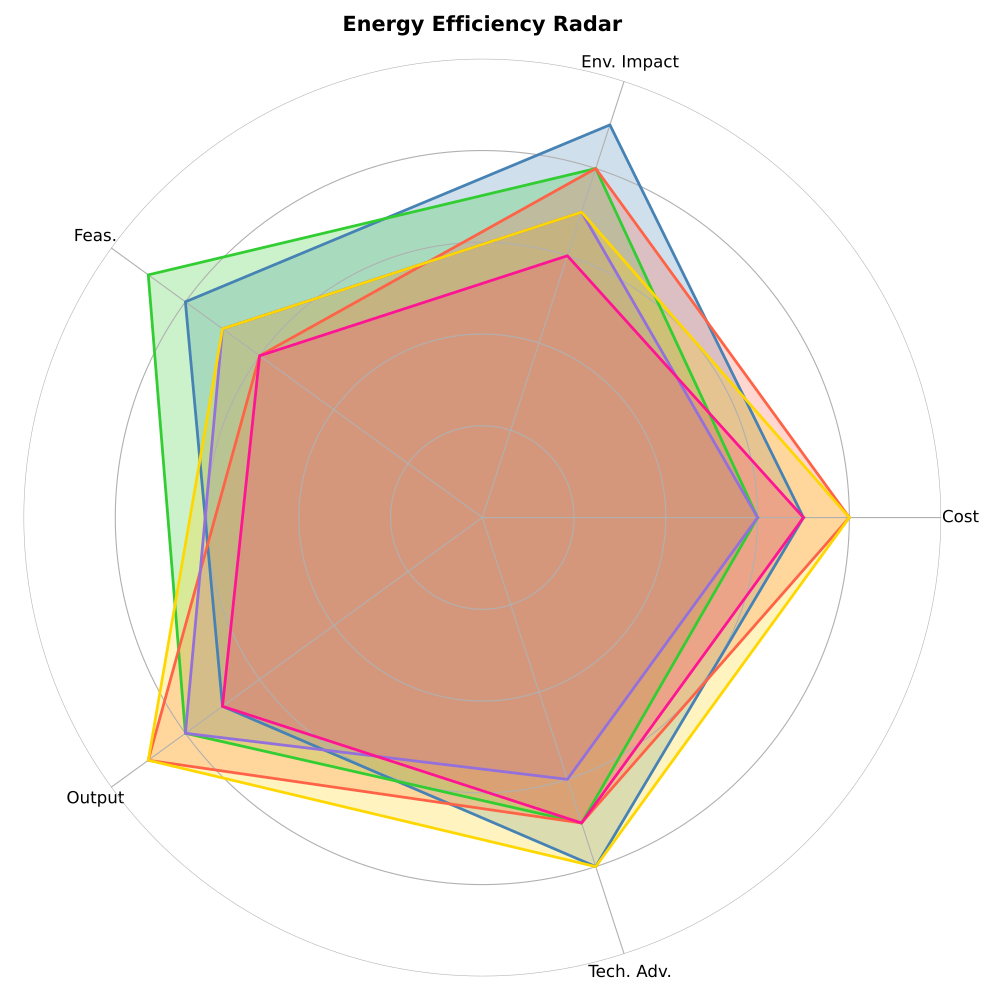

Here is the Python script that generated this plot:
import matplotlib.pyplot as plt
import numpy as np

categories = ['Cost', 'Env. Impact', 'Feas.', 'Output', 'Tech. Adv.']

solar_data = [7, 9, 8, 7, 8]
wind_data = [6, 8, 9, 8, 7]
hydro_data = [8, 8, 6, 9, 7]
geothermal_data = [6, 7, 7, 8, 6]
biomass_data = [7, 6, 6, 7, 7]
nuclear_data = [8, 7, 7, 9, 8]

labels = np.array(categories)

data_entries = {
    'Solar': np.array(solar_data + [solar_data[0]]),
    'Wind': np.array(wind_data + [wind_data[0]]),
    'Hydro': np.array(hydro_data + [hydro_data[0]]),
    'Geothermal': np.array(geothermal_data + [geothermal_data[0]]),
    'Biomass': np.array(biomass_data + [biomass_data[0]]),
    'Nuclear': np.array(nuclear_data + [nuclear_data[0]])
}

angles = np.linspace(0, 2 * np.pi, len(categories), endpoint=False).tolist()
angles += angles[:1]

colors = ['#4682B4', '#32CD32', '#FF6347', '#9370DB', '#FF1493', '#FFD700']

fig, ax = plt.subplots(figsize=(10, 10), subplot_kw=dict(polar=True))

for (name, data), color in zip(data_entries.items(), colors):
    ax.fill(angles, data, color=color, alpha=0.25)
    ax.plot(angles, data, color=color, linewidth=2)

ax.set_xticks(angles[:-1])
ax.set_xticklabels(labels, fontsize=12)
ax.set_yticklabels([])
ax.set_ylim(0, 10)
ax.set_title('Energy Efficiency Radar', size=15, weight='bold', pad=20)

ax.spines['polar'].set_visible(False)  # Remove the circular border frame

plt.tight_layout()
plt.show()
